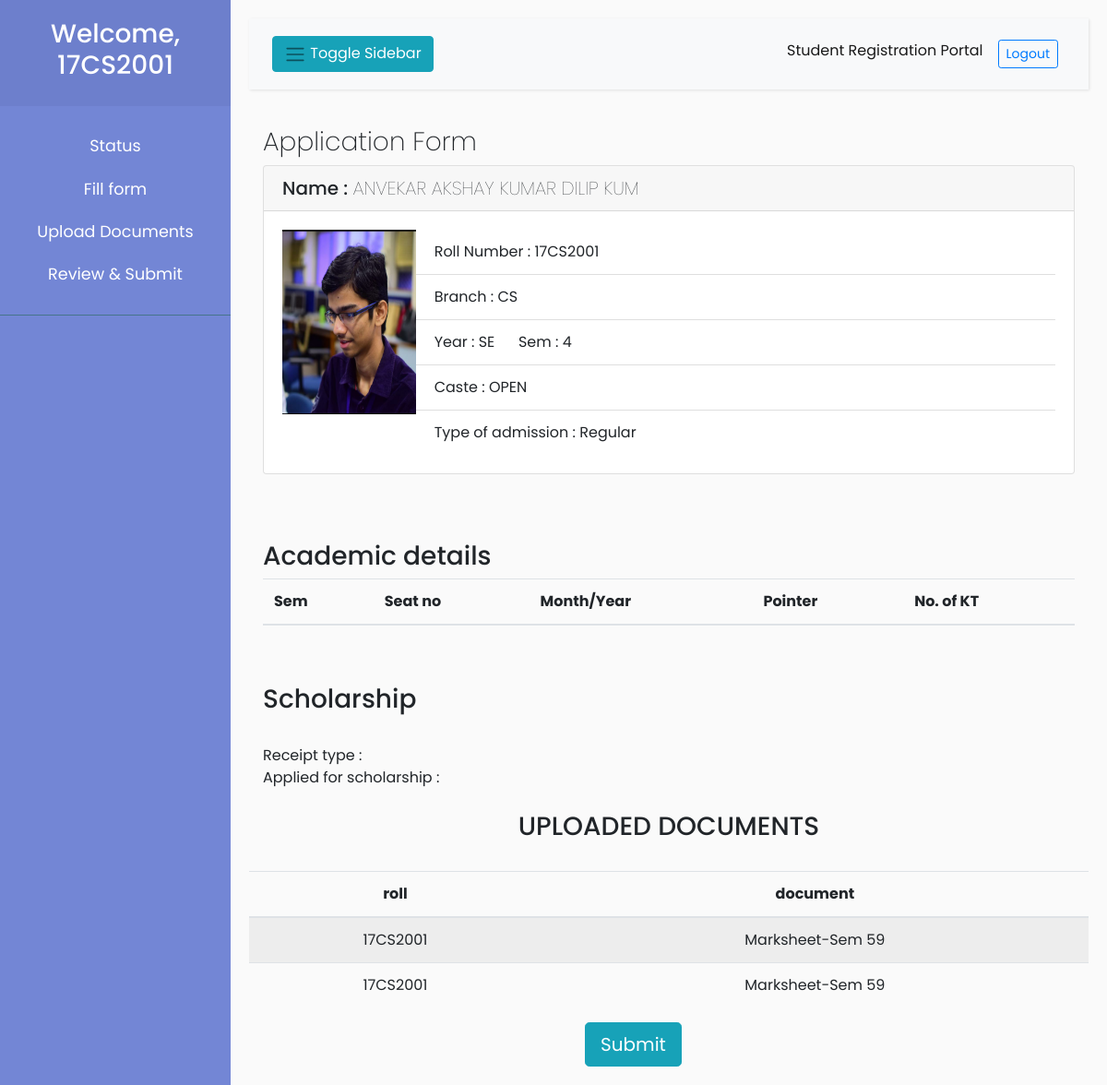
The app's page /student/student_final_form.php (signed in) with its own data.
### tables this page shows
CREATE TABLE `student` (
  `roll` varchar(40) NOT NULL,
  `name` varchar(30) NOT NULL,
  `sem` int(10) NOT NULL,
  `year` varchar(2) NOT NULL,
  `email` varchar(30) NOT NULL,
  `division` varchar(1) NOT NULL,
  `batch` varchar(2) NOT NULL,
  `department` varchar(30) NOT NULL,
  `caste` varchar(30) NOT NULL,
  `admission_type` varchar(30) NOT NULL,
  `photo` varchar(30) NOT NULL
);

CREATE TABLE `documents_submitted` (
  `roll` varchar(40) NOT NULL,
  `name` text NOT NULL,
  `doc_url` varchar(140) NOT NULL
);

### studentsection/backend/getdata.php (called while the page is built, shortened)
<?php
function getdata($roll){
    include '../backend/conn.php';
    $sql = "SELECT * FROM student WHERE roll='$roll'";
    $result = $conn->query($sql);
    if($result){
           $row = $result -> fetch_assoc();
    }
return $row;
}
?>

### student/backend/getdocuments.php (called while the page is built)
<?php
function getdocuments($roll){
    include '../backend/conn.php';
    $sql = "SELECT * FROM documents_submitted WHERE roll='$roll'";
    $result = $conn->query($sql);
    $data1=array();
    while ($row = $result -> fetch_assoc()) {
        array_push($data1, $row);
    }
	return $data1;
}
?>

### student/student_final_form.php (the view, shortened to what this page needs)
<?php include '../templates/header.php'; ?>
<?php include 'backend/getdocuments.php'; ?>
<?php include 'sidebar.php';
 include '../studentsection/backend/getdata.php';
?>
<div id="content">
    <nav class="navbar navbar-expand-lg navbar-light bg-light ">
        <div class="container-fluid">
            <button type="button" id="sidebarCollapse" class="btn btn-info">
                <i class="navbar-toggler-icon"></i>
                <span>Toggle Sidebar</span>
            </button>
            <div class="collapse navbar-collapse" id="navbarSupportedContent">
                <ul class="nav navbar-nav ml-auto">
                    <li class="nav-item active">
                        <a class="nav-link" href="#">Student Registration Portal</a>
                    </li>
                    <li class="nav-item">
                        <a class="nav-link" href="../backend/logout.php"><button
                                class="btn-sm btn btn-outline-primary">Logout</button></a>
                    </li>
                </ul>
            </div>
        </div>
    </nav>
    <?php
        $roll = $_SESSION['username'];
        $row=getdata($roll);
?>
    <div class="container main-content">
        <h3>Application Form</h3>
        <div class="card">
            <h5 class="card-header">Name : <span style="font-weight:100"> <?=$row['name']?></span></h5>
            <div class="card-body">
                <div class="row">
                    <div class="col-sm-2">
                        <img src="<?='../images/'.$row['photo']?>"
                            onerror="this.src='http://via.placeholder.com/150x200'" srcset="" width="150" height="200">
                    </div>
                    <div class="col-sm-10">
                        <ul class="list-group list-group-flush">
                            <li class="list-group-item">Roll Number : <?=$row['roll']?></li>
                            <li class="list-group-item">Branch : <?=$row['department']?></li>
                            <li class="list-group-item">Year : <?=$row['year']?> &nbsp&nbsp&nbsp&nbsp; Sem :
                                <?=$row['sem']?></li>
                            <li class="list-group-item">Caste : <?=$row['caste']?></li>
                            <li class="list-group-item">Type of admission : <?=$row['admission_type']?></li>
                        </ul>
                    </div>
                </div>
            </div>
        </div>
    </div>
    <br>
    <br>
    <br>
    <div class="container">
        <h3>Academic details</h3>
        <table class="table table-hover table-striped">
            <thead>
                <tr>
                    <th scope="col">Sem</th>
                    <th scope="col">Seat no</th>
                    <th scope="col">Month/Year</th>
                    <th scope="col">Pointer</th>
                    <th scope="col">No. of KT</th>
                </tr>
            </thead>
        </table>
        <?php
             $row=getscholarshipdata($roll);
			?>
        <br>
        <br>
        <H3>Scholarship</H3>
        <br>
        Receipt type :<?=$row['receipt_type']?>
        <br>
        Applied for scholarship :<?=$row['applysch']?>
        <br>
    </div>
    <br>
    <H3 align="center">UPLOADED DOCUMENTS</H3>
    <br>
    <?php  $row=getdocuments($_SESSION['username']);
        ?>
    <table class="table table-hover table-striped" align="center">
        <thead align="center">
            <tr>
                <th scope="col">roll</th>
                <th scope="col">document</th>
            </tr>
        </thead>
        <tbody align="center">
            <?php foreach ($row as $data) {
                ?>
            <tr>
                <td><?=$data['roll']?></td>
                <td><a href="<?=$data['doc_url']?>"><?=$data['name']?></a></td>
            </tr>
            <?php }
                ?>
        </tbody>
    </table>
    <button type="submit" name="1" size="4" id="<?=$roll?>" class="btn btn-info btn-lg" style="margin-left: 40%"
        onclick="finalalert(this.id)"><a href="index.php">Submit</a></button>
</div>

### templates/header.php (shortened to what this page needs)
<!DOCTYPE html>
<html>
<head>
    <link rel="stylesheet" href="../assets/bootstrap.min.css">
    <link rel="stylesheet" href="../css/layoutstyle.css">
    <link rel="stylesheet" href="../css/style.css">
</head>
<body>
<div class="wrapper">

### student/sidebar.php (shortened to what this page needs)
<nav id="sidebar">
    <div class="sidebar-header">
        <h3>Welcome, <?=$_SESSION['username']?></h3>
    </div>
    <ul class="list-unstyled components ">
        <li>
            <a href="index.php">
                Status
            </a>
        </li>
        <li>
            <a href="form.php">
                Fill form
            </a>
        </li>
        <li>
            <a href="upload.php">
                Upload Documents
            </a>
        </li>
        <li>
            <a href="student_final_form.php">
                Review & Submit
            </a>
        </li>
    </ul>
</nav>

### css/layoutstyle.css (style rules this page uses)
body { font-family: 'Poppins', sans-serif; background: #fafafa; }
a, a:hover, a:focus { color: inherit; text-decoration: none; transition: all 0.3s; }
.navbar { padding: 15px 10px; background: #fff; border: none; border-radius: 0; margin-bottom: 40px; box-shadow: 1px 1px 3px rgba(0, 0, 0, 0.1); }
i, span { display: inline-block; }
.wrapper { display: flex; align-items: stretch; }
#sidebar { min-width: 250px; max-width: 250px; background: #7386D5; color: #fff; transition: all 0.3s; }
#sidebar ul li a { text-align: center; }
#sidebar .sidebar-header { padding: 20px; background: #6d7fcc; text-align: center; }
#sidebar ul.components { padding: 20px 0; border-bottom: 1px solid #47748b; }
#sidebar ul li a { padding: 10px; font-size: 1.1em; display: block; }
#content { width: 100%; padding: 20px; min-height: 100vh; transition: all 0.3s; }

### css/style.css (style rules this page uses)
.main-content h3 { font-weight: 200; }

### records on screen
student: name "ANVEKAR AKSHAY KUMAR DILIP KUM", photo (picture), roll "17CS2001", department "CS", year "SE", sem "4", caste "OPEN", admission_type "Regular"
documents_submitted: roll "17CS2001", name "Marksheet-Sem 59"
documents_submitted: roll "17CS2001", name "Marksheet-Sem 59"

### other values on screen
$_SESSION['username'] "17CS2001"
